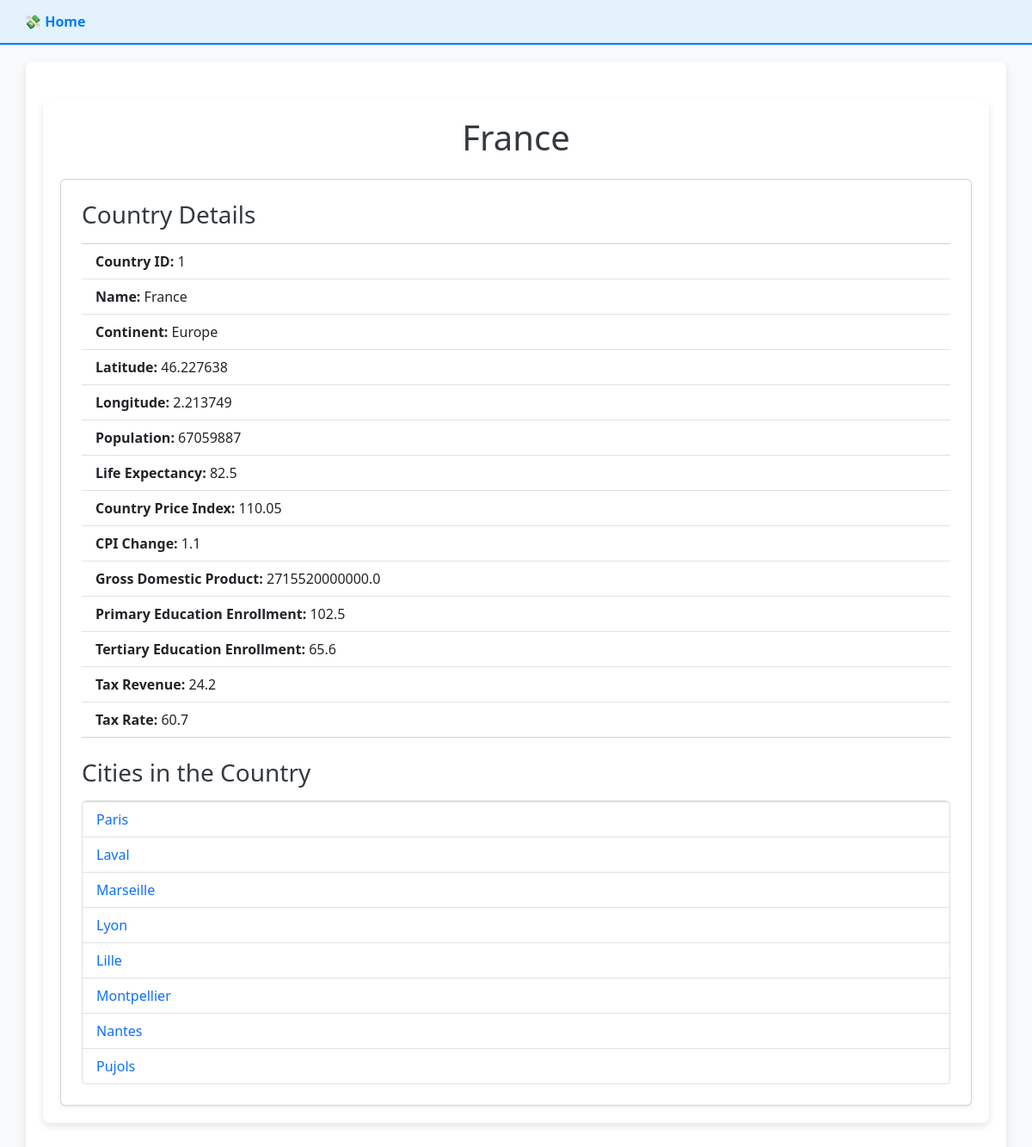
The app's page /countries/1/ with its own data.
### tables this page shows
CREATE TABLE Countries (
    country_id INTEGER PRIMARY KEY,
    country_of_residence TEXT NOT NULL,
    continent_id INTEGER,
    country_latitude REAL,
    country_longitude REAL,
    country_pop INTEGER,
    life_exp REAL,
    cpi_country REAL,
    cpi_change REAL,
    gdp_country REAL,
    g_primary REAL,
    g_tertiary REAL,
    tax_revenue REAL,
    tax_rate REAL,
    FOREIGN KEY (continent_id) REFERENCES Continents (continent_id)
);

CREATE TABLE Continents (continent_id INTEGER PRIMARY KEY, continent TEXT);

CREATE TABLE Cities (
            city_id           INTEGER PRIMARY KEY,
            city_of_residence TEXT    NOT NULL,
            state_id          INTEGER,
            FOREIGN KEY (
                state_id
            )
            REFERENCES States (state_id)
        );

### app.py (the view)
@APP.route('/countries/<int:id>/')
def view_country_details(id):
  country = execute(
    '''
    SELECT c.country_id, c.country_of_residence, c.continent_id, c.country_latitude, c.country_longitude, c.country_pop, c.life_exp, c.cpi_country, c.cpi_change, c.gdp_country, c.g_primary, c.g_tertiary, c.tax_revenue, c.tax_rate, c2.continent
    FROM Countries c
    JOIN States s on s.country_id = c.country_id
    JOIN Cities c1 on c1.state_id = s.state_id
    JOIN Continents c2 on c2.continent_id = c.continent_id
    WHERE c.country_id = ?
    ''', [id]).fetchone()
  if country is None:
     abort(404, 'Country_id {} does not exist.'.format(id))
  country_city = execute(
     '''
    SELECT c1.city_id, c1.city_of_residence
    FROM Cities c1
    JOIN States s on s.state_id = c1.state_id
    JOIN Countries c on c.country_id = s.country_id
    WHERE c.country_id = ?
    ''', [id]).fetchall()
  return render_template('country.html',
           country=country, country_city=country_city)

### app.py (called while the page is built)
def execute(sql,args=None):
  global DB
  sql = re.sub('\s+',' ', sql)
  logging.info('SQL: {} Args: {}'.format(sql,args))
  if args:
    return DB['cursor'].execute(sql, args)
  return DB['cursor'].execute(sql)

### templates/country.html
{% extends 'base.html' %}
{% block content %}
<div class="container mt-4">
    <h1 class="text-center mb-4">{{ country.country_of_residence }}</h1>
    <div class="card shadow-sm p-4">
        <h3 class="mb-3">Country Details</h3>
        <ul class="list-group list-group-flush">
            <li class="list-group-item"><strong>Country ID:</strong> {{ country.country_id }}</li>
            <li class="list-group-item"><strong>Name:</strong> {{ country.country_of_residence }}</li>
            <li class="list-group-item"><strong>Continent:</strong> {{ country.continent }}</li>
            <li class="list-group-item"><strong>Latitude:</strong> {{ country.country_latitude }}</li>
            <li class="list-group-item"><strong>Longitude:</strong> {{ country.country_longitude }}</li>
            <li class="list-group-item"><strong>Population:</strong> {{ country.country_pop }}</li>
            <li class="list-group-item"><strong>Life Expectancy:</strong> {{ country.life_exp }}</li>
            <li class="list-group-item"><strong>Country Price Index:</strong> {{ country.cpi_country }}</li>
            <li class="list-group-item"><strong>CPI Change:</strong> {{ country.cpi_change }}</li>
            <li class="list-group-item"><strong>Gross Domestic Product:</strong> {{ country.gdp_country }}</li>
            <li class="list-group-item"><strong>Primary Education Enrollment:</strong> {{ country.g_primary }}</li>
            <li class="list-group-item"><strong>Tertiary Education Enrollment:</strong> {{ country.g_tertiary }}</li>
            <li class="list-group-item"><strong>Tax Revenue:</strong> {{ country.tax_revenue }}</li>
            <li class="list-group-item"><strong>Tax Rate:</strong> {{ country.tax_rate }}</li>
        </ul>
        <h3 class="mt-4 mb-3">Cities in the Country</h3>
        {% if country_city %}
            <ul class="list-group">
                {% for cc in country_city %}
                    <li class="list-group-item">
                        <a href="/cities/{{ cc.city_id }}" class="text-decoration-none">
                            {{ cc.city_of_residence }}
                        </a>
                    </li>
                {% endfor %}
            </ul>
        {% else %}
            <p class="text-muted">No cities found for this country.</p>
        {% endif %}
    </div>
</div>
{% endblock %}

### templates/base.html (shortened to what this page needs)
<!doctype html>
<html lang="en">
<head>
    <link href="https://cdn.jsdelivr.net/npm/bootstrap@5.3.0-alpha3/dist/css/bootstrap.min.css" rel="stylesheet">
</head>
<body>
    <nav class="navbar navbar-expand-lg">
        <div class="container-fluid">
            <a class="navbar-brand" href="/">💸 Home</a>
        </div>
    </nav>
    <div class="container">
        {% block content %}{% endblock %}
    </div>
</body>
</html>

### templates/base.html (style rules this page uses)
body { background-color: #f8f9fa; color: #212529; }
.container { background-color: #ffffff; border-radius: 8px; padding: 20px; box-shadow: 0 4px 8px rgba(0, 0, 0, 0.1); margin-top: 20px; margin-bottom: 20px; }
h1, h2, h3, h5 { color: #343a40; }
.navbar { background-color: #e3f2fd; border-bottom: 2px solid #007bff; font-size: 0.875rem; padding: 0.5rem 1rem; }
.navbar-brand { font-size: 1rem; font-weight: bold; color: #007bff; transition: color 0.3s ease; }
.navbar { border-radius: 0; }

### records on screen
Countries: country_of_residence "France", country_id "1", country_latitude "46.227638", country_longitude "2.213749", country_pop "67059887", life_exp "82.5", cpi_country "110.05", cpi_change "1.1", gdp_country "2715520000000.0", g_primary "102.5", g_tertiary "65.6", tax_revenue "24.2", tax_rate "60.7"
Continents: continent "Europe"
Cities: city_of_residence "Paris"
Cities: city_of_residence "Laval"
Cities: city_of_residence "Marseille"
Cities: city_of_residence "Lyon"
Cities: city_of_residence "Lille"
Cities: city_of_residence "Montpellier"
Cities: city_of_residence "Nantes"
Cities: city_of_residence "Pujols"
